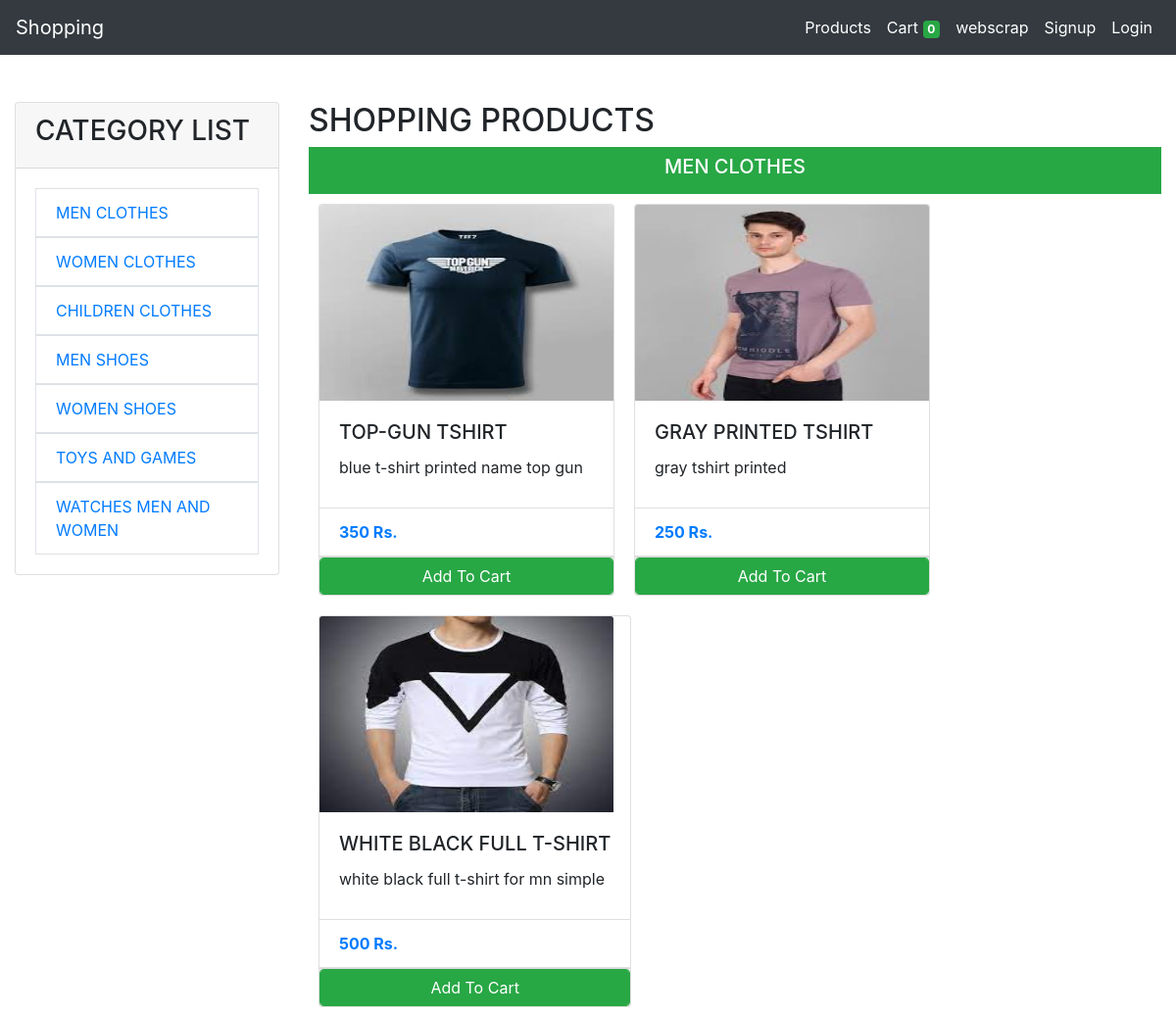
The page / on the database its author committed.
### store/models.py (models this page shows, shortened)
class Category(models.Model):
    name = models.CharField(max_length=50)

class Products(models.Model):
    name = models.CharField(max_length=60)
    price = models.IntegerField(default=0)
    category = models.ForeignKey(Category, on_delete=models.CASCADE, default=1,related_name="categoryname")
    description = models.CharField(max_length=250, default='', blank=True, null=True)
    image = models.ImageField(upload_to='uploads/products/')

### store/views.py (the view, shortened to what this page needs)
# urls.py: path('', Dashboard.as_view(), name='dashboard'),
class Dashboard(View):
    def get(self, request, category_id=None):
        categorylist = Category.objects.all()
        productlist = None
        if category_id:
            category_name=Category.objects.get(id=category_id)
            productlist = Products.objects.filter(category_id=category_id)
        elif categorylist:
            category_name=Category.objects.get(id=categorylist[0].id)
            productlist = Products.objects.filter(category_id=categorylist[0].id)
        context = {
            'category_name':category_name,
            'categorylist': categorylist,
            'productlist': productlist,
        }
        return render(request, 'dashboard.html', context)

### store/templates/dashboard.html (shortened to what this page needs)
{% load cart %}
{% load custom_filter %}
{% include "base.html" %}
    <div class="container-fluid mt-5">
        <div class="row">
            <div class="col-md-3">
                <div class="card">
                    <div class="card-header">
                        <h3>CATEGORY LIST</h3>
                    </div>
                    <div class="card-body">
                        <ul class="list-group list-group-flush">
                            {% for category in categorylist %}
                            <div class="border border-black"> <a class="text-black"
                                    href="{% url 'dashboard_with_category' category.id %}">
                                    <li class="list-group-item">{{ category.name|upper }}</li>
                                </a>
                            </div>
                            {% endfor %}
                        </ul>
                    </div>
                </div>
            </div>
            <div class="col-md-9 ">
                <h2>SHOPPING PRODUCTS</h2>
                <div class="badge-success text-center p-2">
                {% if category_name  %}
                    <h5 >{{category_name.name|upper}}</h5>
                {% else %}
                    <h5 >MENS CLOTHS</h5>
                {% endif %}
                </div>
                <div class="row ">
                    <div class="col d-flex flex-wrap">
                        {% if productlist %}
                        {% for product in productlist %}
                        <div class="card" style=" height: 400px; margin: 10px;">
                            <img class="card-img-top img-fluid " style="height: 200px; width:300px;"
                                src="{{product.image.url}}" alt="Card image cap">
                            <div class="card-body">
                                <h5 class="card-title">{{product.name|upper}}</h5>
                                <p class="card-text">{{product.description|lower}}</p>
                            </div>
                            <ul class="list-group list-group-flush">
                                <li class="list-group-item font-weight-bold text-primary">{{product.price}}&nbsp;Rs.
                                </li>
                            </ul>
                            <div class="card-footer p-0 no-gutters">
                                {% if product|is_in_cart:request.session.cart %}
                                <div class="row no-gutters">
                                    <form action="/#{{product.id}}" class="col-2 " method="post">
                                        {% csrf_token %}
                                        <input hidden type="text" name='product' value='{{product.id}}'>
                                        <input hidden type="text" name='remove' value='True'>
                                        <input type="submit" value=" - " class="btn btn-block btn-success border-right">
                                    </form>
                                    <div class="text-center col btn btn-success">
                                        {{product|cart_quantity:request.session.cart}} in Cart</div>
                                    <form action="/#{{product.id}}" class="col-2 " method="post">
                                        {% csrf_token %}
                                        <input hidden type="text" name='product' value='{{product.id}}'>
                                        <input type="submit" value=" + " class="btn btn-block btn-success border-left">
                                    </form>
                                </div>
                                {% else %}
                                <form action="/#{{product.id}}" method="POST" class="btn-block">
                                    <input type="submit" class="float-right btn btn-success form-control"
                                        value="Add To Cart">
                                </form>
                                {% endif %}
                            </div>
                        </div>
                        {% endfor %}
                        {% else %}
                        <div>
                            <p>No product available</p>
                        </div>
                        {% endif %}
                    </div>
                </div>
            </div>
        </div>
    </div>
{% include "footer.html" %}

### store/templates/base.html (shortened to what this page needs)
<!DOCTYPE html>
<html lang="en">
<head>
    <link rel="stylesheet" href="https://maxcdn.bootstrapcdn.com/bootstrap/4.0.0/css/bootstrap.min.css"
>
</head>
<body>
    <nav class="navbar navbar-expand-lg navbar-dark bg-dark">
        <a class="navbar-brand" href="{% url 'dashboard' %}">Shopping</a>
        <div class="collapse navbar-collapse" id="navbarNav">
            <ul class="navbar-nav ml-auto">
                <li class="nav-item active">
                    <a class="nav-link text-white" href="{% url 'dashboard' %}">Products</a>
                </li>
                <li class="nav-item active">
                    <a class="nav-link text-white" href="{% url 'view-cart' %}">Cart
                        <span class="badge badge-success">{{request.session.cart.keys|length}}</span>
                        <span class="sr-only">(current)</span></a>
                </li>
                <li class="nav-item active">
                    <a class="nav-link text-white" href="{% url 'webscrap' %}">webscrap
                        <span class="sr-only">(current)</span></a>
                </li>
                {% if request.session.customer_id %}
                <li class="nav-item active ">
                    <a class="nav-link" href="/order">Orders<span class="sr-only">(current)</span></a>
                </li>
                <li class="nav-item active ">
                    <a class="nav-link" href="/logout">Logout<span class="sr-only">(current)</span></a>
                </li>
                {% else %}
                <li class="nav-item active">
                    <a class="nav-link" href="/signup">Signup<span class="sr-only">(current)</span></a>
                </li>
                <li class="nav-item active">
                    <a class="nav-link" href="/login">Login<span class="sr-only">(current)</span></a>
                </li>
                {% endif %}
            </ul>
        </div>
    </nav>

### store/templates/footer.html (shortened to what this page needs)
</body>
</html>

### rows shown on the page
Category: name "MEN CLOTHES"
Category: name "WOMEN CLOTHES"
Category: name "CHILDREN CLOTHES"
Category: name "MEN SHOES"
Category: name "WOMEN SHOES"
Category: name "TOYS AND GAMES"
Category: name "WATCHES MEN AND WOMEN"
Products: image (picture), name "TOP-GUN TSHIRT", description "blue t-shirt printed name top gun", price "350"
Products: image (picture), name "GRAY PRINTED TSHIRT", description "gray tshirt printed", price "250"
Products: image (picture), name "WHITE BLACK FULL T-SHIRT", description "white black full t-shirt for mn simple", price "500"

### other values the page prints
{{ request.session.cart.keys|length }} "0"
